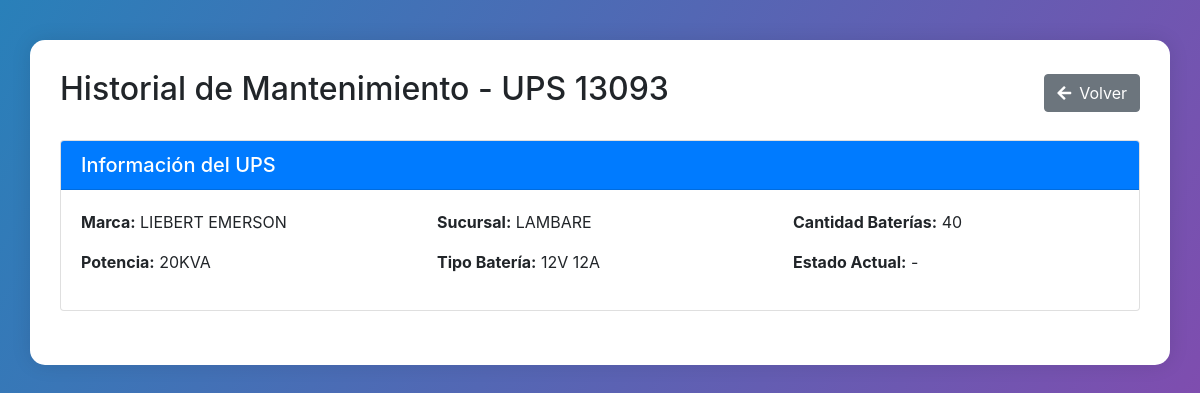
Screenshot of /modulos/ups/historial.php?id=13093 (signed in) with the database file from the repository.
### tables this page shows
CREATE TABLE `mantenimiento_ups` (
  `patrimonio` varchar(50) NOT NULL,
  `cadena` varchar(100) DEFAULT NULL,
  `sucursal` varchar(100) DEFAULT NULL,
  `marca` varchar(50) DEFAULT NULL,
  `tipo_bateria` varchar(50) DEFAULT NULL,
  `cantidad` int DEFAULT NULL,
  `potencia_ups` varchar(50) DEFAULT NULL,
  `fecha_ultimo_mantenimiento` date DEFAULT NULL,
  `fecha_proximo_mantenimiento` date DEFAULT NULL,
  `observaciones` text,
  `estado_mantenimiento` enum('Pendiente','Realizado') DEFAULT 'Pendiente',
  `usuario_mantenimiento` varchar(100) DEFAULT NULL,
  `fecha_registro` datetime DEFAULT CURRENT_TIMESTAMP
);

### models/MantenimientoUPS.php (called while the page is built, shortened)
<?php
class MantenimientoUPS {
    private $conn;
    private $table_name = "mantenimiento_ups";
    public $patrimonio;
    public function __construct($db) {
        $this->conn = $db;
    }
    public function leerUno($patrimonio = null) {
        $patrimonioToUse = $patrimonio ?? $this->patrimonio;
        $query = "SELECT * FROM " . $this->table_name . " WHERE patrimonio = :patrimonio";
        $stmt = $this->conn->prepare($query);
        $stmt->bindParam(":patrimonio", $patrimonioToUse);
        $stmt->execute();
        if ($patrimonio !== null) {
            return $stmt->fetch(PDO::FETCH_ASSOC);
        }
        return $stmt;
    }
}
?>

### modulos/ups/historial.php (the view, shortened to what this page needs)
<?php
include_once '../../config/database.php';
include_once '../../models/MantenimientoUPS.php';
$database = new Database();
$db = $database->getConnection();
$mantenimiento = new MantenimientoUPS($db);
$patrimonio = isset($_GET['id']) ? $_GET['id'] : null;
$ups_info = $mantenimiento->leerUno($patrimonio);
?>
<!DOCTYPE html>
<html lang="es">
<head>
    <link rel="stylesheet" href="https://stackpath.bootstrapcdn.com/bootstrap/4.5.2/css/bootstrap.min.css">
    <link rel="stylesheet" href="https://cdnjs.cloudflare.com/ajax/libs/font-awesome/5.15.4/css/all.min.css">
</head>
<body>
    <div class="container">
        <div class="d-flex justify-content-between align-items-center mb-4">
            <h2>Historial de Mantenimiento - UPS <?php echo htmlspecialchars($patrimonio); ?></h2>
            <a href="index.php" class="btn btn-secondary">
                <i class="fas fa-arrow-left mr-2"></i>Volver
            </a>
        </div>
        <div class="card mb-4">
            <div class="card-header bg-primary text-white">
                <h5 class="mb-0">Información del UPS</h5>
            </div>
            <div class="card-body">
                <div class="row">
                    <div class="col-md-4">
                        <p><strong>Marca:</strong> <?php echo !empty($ups_info['marca']) ? htmlspecialchars($ups_info['marca']) : '-'; ?></p>
                        <p><strong>Potencia:</strong> <?php echo !empty($ups_info['potencia_ups']) ? htmlspecialchars($ups_info['potencia_ups']) : '-'; ?></p>
                    </div>
                    <div class="col-md-4">
                        <p><strong>Sucursal:</strong> <?php echo !empty($ups_info['sucursal']) ? htmlspecialchars($ups_info['sucursal']) : '-'; ?></p>
                        <p><strong>Tipo Batería:</strong> <?php echo !empty($ups_info['tipo_bateria']) ? htmlspecialchars($ups_info['tipo_bateria']) : '-'; ?></p>
                    </div>
                    <div class="col-md-4">
                        <p><strong>Cantidad Baterías:</strong> <?php echo !empty($ups_info['cantidad']) ? htmlspecialchars($ups_info['cantidad']) : '-'; ?></p>
                        <p><strong>Estado Actual:</strong> <?php echo !empty($ups_info['estado_mantenimiento']) ? htmlspecialchars($ups_info['estado_mantenimiento']) : '-'; ?></p>
                    </div>
                </div>
            </div>
        </div>
    </div>
</body>
</html>

### modulos/ups/historial.php (style rules this page uses)
body { background: linear-gradient(120deg, #2980b9, #8e44ad); min-height: 100vh; }
.container { background: white; border-radius: 15px; padding: 30px; box-shadow: 0 0 20px rgba(0,0,0,0.1); margin: 40px auto; }

### rows the page displays
mantenimiento_ups: marca "LIEBERT EMERSON", potencia_ups "20KVA", sucursal "LAMBARE", tipo_bateria "12V 12A", cantidad "40"

### other values shown
$patrimonio "13093"
